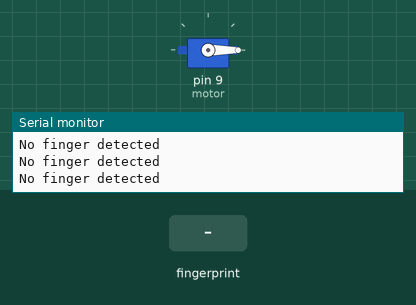
A sketch run on a simulated Arduino Mega 2560, built with avr-gcc and run on an emulated ATmega2560. On the bench: servo, the last lines printed to the serial monitor. Inputs (shaded band) come from the test bench.

Above: at 2.4 s.
2.5 s: finger stored as number 1 placed on the sensor
At 3.62 s:
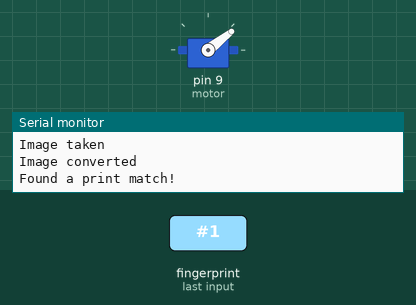
At 6.7 s:
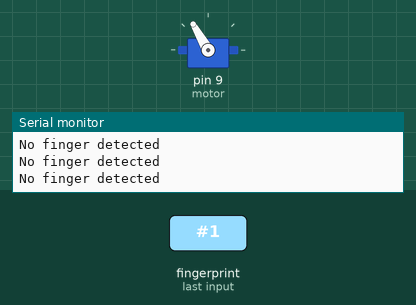
Timing chart, 0 to 8.2 s (numbered marks = the images above; inputs shaded):
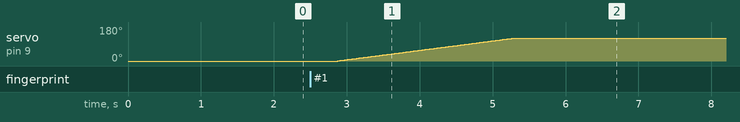

Measured:
- after the input at 2.5 s, servo on pin 9 (motor): moves from 0° to 120° over 2.4 s, starting after 0.37 s

The sketch:

fingerprint_door_lock.ino
```cpp
#include <Adafruit_Fingerprint.h>
#include <Servo.h>

#if (defined(__AVR__) || defined(ESP8266)) && !defined(__AVR_ATmega2560__)
#include <SoftwareSerial.h>
// For UNO and others without hardware serial:
// pin #2 is IN from sensor (GREEN wire)
// pin #3 is OUT from Arduino (WHITE wire)
SoftwareSerial mySerial(2, 3);
#else
// On boards with hardware serial, use Serial1.
#define mySerial Serial1
#endif

Adafruit_Fingerprint finger = Adafruit_Fingerprint(&mySerial);
Servo motor;

uint8_t getFingerprintID();
int getFingerprintIDez();
void pomjeriMotor();

void setup() {
  Serial.begin(9600);

  // Preserved from the documented sketch.
  while (!Serial) {
    ;
  }

  delay(100);

  motor.attach(9);
  motor.write(0);

  Serial.println("\n\nAdafruit finger detect test");

  // Set the data rate for the fingerprint sensor serial port.
  finger.begin(57600);
  delay(5);

  if (finger.verifyPassword()) {
    Serial.println("Found fingerprint sensor!");
  } else {
    Serial.println("Did not find fingerprint sensor :(");
    while (1) {
      delay(1);
    }
  }

  Serial.println(F("Reading sensor parameters"));
  finger.getParameters();

  Serial.print(F("Status: 0x"));
  Serial.println(finger.status_reg, HEX);

  Serial.print(F("Sys ID: 0x"));
  Serial.println(finger.system_id, HEX);

  Serial.print(F("Capacity: "));
  Serial.println(finger.capacity);

  Serial.print(F("Security level: "));
  Serial.println(finger.security_level);

  Serial.print(F("Device address: "));
  Serial.println(finger.device_addr, HEX);

  Serial.print(F("Packet len: "));
  Serial.println(finger.packet_len);

  Serial.print(F("Baud rate: "));
  Serial.println(finger.baud_rate);

  finger.getTemplateCount();

  if (finger.templateCount == 0) {
    Serial.print(
      "Sensor doesn't contain any fingerprint data. "
      "Please run the 'enroll' example."
    );
  } else {
    Serial.println("Waiting for valid finger...");
    Serial.print("Sensor contains ");
    Serial.print(finger.templateCount);
    Serial.println(" templates");
  }
}

void loop() {
  getFingerprintID();
  delay(50);  // Don't need to run this at full speed.
}

uint8_t getFingerprintID() {
  uint8_t p = finger.getImage();

  switch (p) {
    case FINGERPRINT_OK:
      Serial.println("Image taken");
      break;

    case FINGERPRINT_NOFINGER:
      Serial.println("No finger detected");
      return p;

    case FINGERPRINT_PACKETRECIEVEERR:
      Serial.println("Communication error");
      return p;

    case FINGERPRINT_IMAGEFAIL:
      Serial.println("Imaging error");
      return p;

    default:
      Serial.println("Unknown error");
      return p;
  }

  // Image captured successfully; convert it to a fingerprint template.
  p = finger.image2Tz();

  switch (p) {
    case FINGERPRINT_OK:
      Serial.println("Image converted");
      break;

    case FINGERPRINT_IMAGEMESS:
      Serial.println("Image too messy");
      return p;

    case FINGERPRINT_PACKETRECIEVEERR:
      Serial.println("Communication error");
      return p;

    case FINGERPRINT_FEATUREFAIL:
      Serial.println("Could not find fingerprint features");
      return p;

    case FINGERPRINT_INVALIDIMAGE:
      Serial.println("Could not find fingerprint features");
      return p;

    default:
      Serial.println("Unknown error");
      return p;
  }

  // Search the stored fingerprint templates.
  p = finger.fingerSearch();

  if (p == FINGERPRINT_OK) {
    Serial.println("Found a print match!");
    pomjeriMotor();
  } else if (p == FINGERPRINT_PACKETRECIEVEERR) {
    Serial.println("Communication error");
    return p;
  } else if (p == FINGERPRINT_NOTFOUND) {
    Serial.println("Did not find a match");
    return p;
  } else {
    Serial.println("Unknown error");
    return p;
  }

  Serial.print("Found ID #");
  Serial.print(finger.fingerID);
  Serial.print(" with confidence of ");
  Serial.println(finger.confidence);

  return finger.fingerID;
}

// Returns -1 if failed, otherwise returns fingerprint ID.
int getFingerprintIDez() {
  uint8_t p = finger.getImage();
  if (p != FINGERPRINT_OK) return -1;

  p = finger.image2Tz();
  if (p != FINGERPRINT_OK) return -1;

  p = finger.fingerFastSearch();
  if (p != FINGERPRINT_OK) return -1;

  Serial.print("Found ID #");
  Serial.print(finger.fingerID);
  Serial.print(" with confidence of ");
  Serial.println(finger.confidence);

  return finger.fingerID;
}

void pomjeriMotor() {
  if (motor.read() == 0) {
    for (int i = 0; i <= 120; i++) {
      motor.write(i);
      delay(20);
    }
  } else {
    for (int i = 120; i >= 0; i--) {
      motor.write(i);
      delay(20);
    }
  }
}
```
